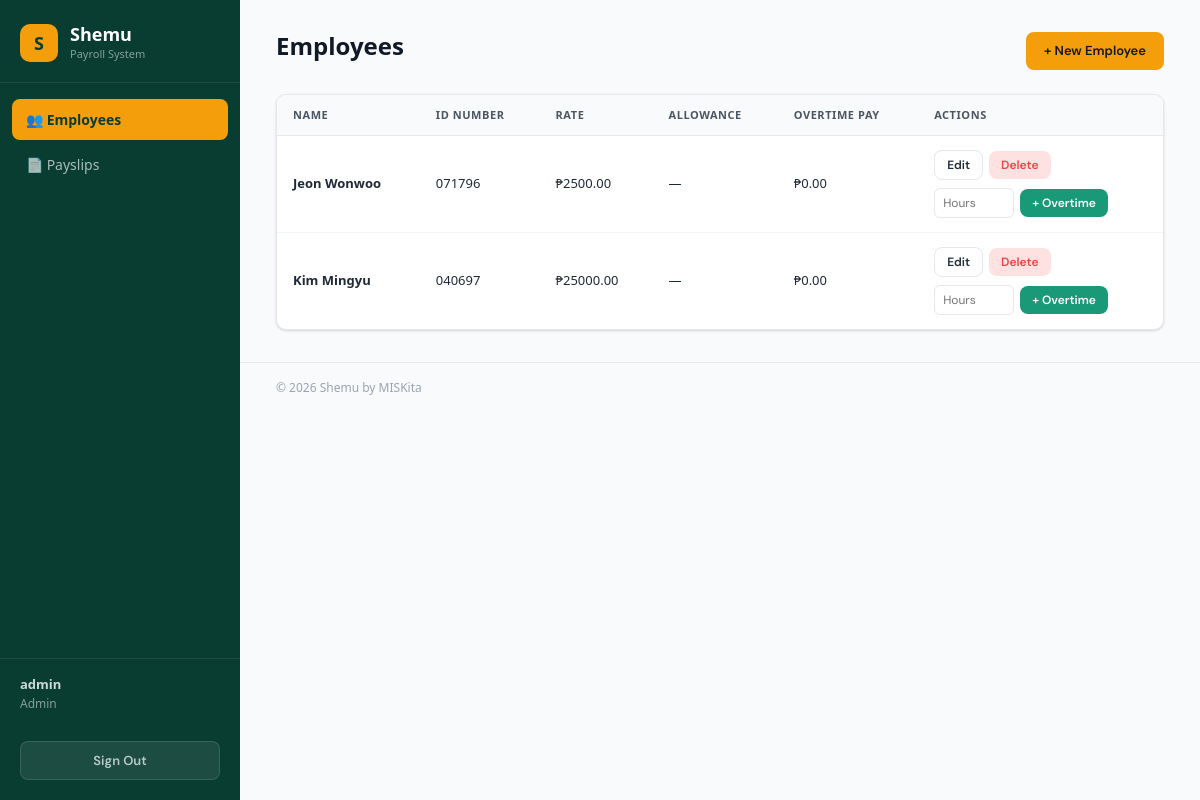
The app's page / (signed in), older data.
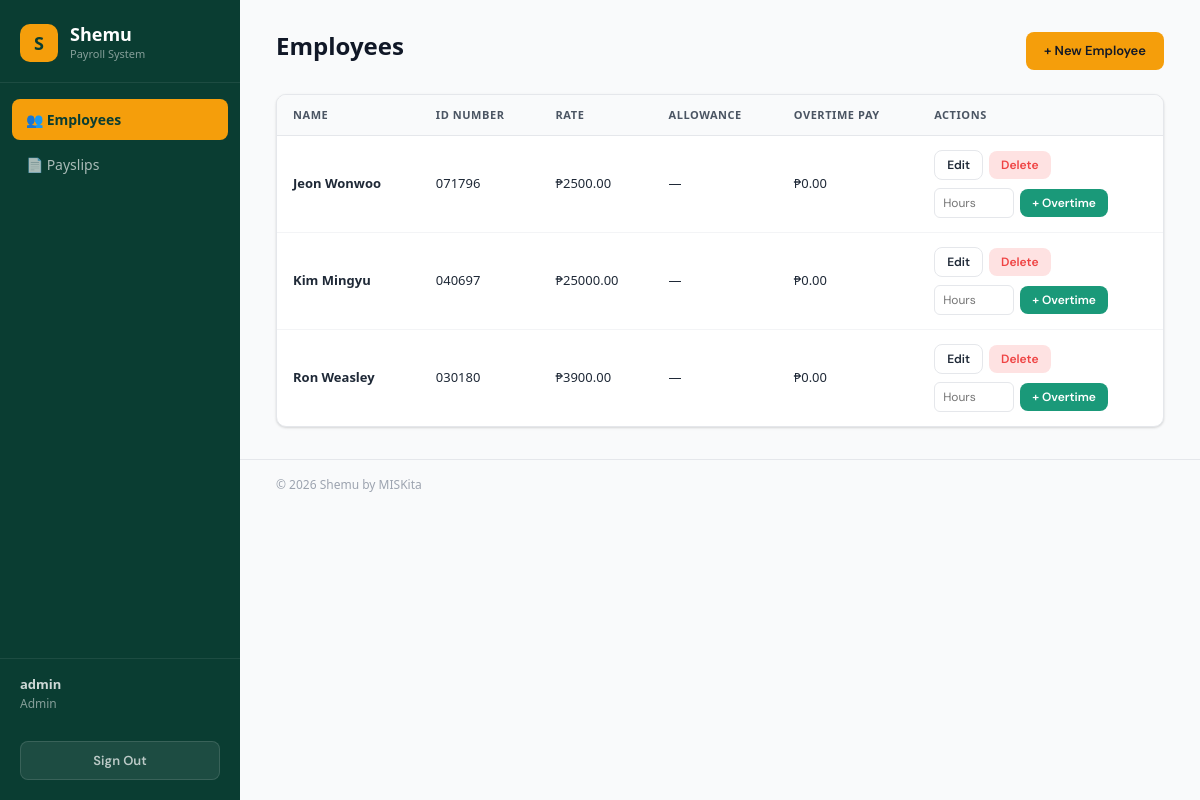
The same page, newer data.
### payroll_app/models.py (models this page shows, shortened)
class Employee(models.Model):
    name         = models.CharField(max_length=200)
    id_number    = models.CharField(max_length=100, unique=True)
    rate         = models.FloatField()
    overtime_pay = models.FloatField(null=True, blank=True)
    allowance    = models.FloatField(null=True, blank=True)

### payroll_app/views.py (the view)
# urls.py: path("", views.employee_list, name="employee_list"),
@login_required
def employee_list(request):
    if not _admin_required(request):
        return redirect('payslip_list')
    employees = Employee.objects.all().order_by('name')
    return render(request, 'payroll_app/employee_list.html', {
        'employees': employees,
        'is_admin': _admin_required(request),
    })

### payroll_app/views.py (called while the page is built)
def _admin_required(request):
    return request.user.is_superuser or request.user.is_staff

### payroll_app/templates/payroll_app/employee_list.html (shortened to what this page needs)
{% extends 'payroll_app/base.html' %}
{% block content %}
<div class="page-header">
  <h1>Employees</h1>
  <a href="{% url 'employee_create' %}" class="btn btn-primary">+ New Employee</a>
</div>
<div class="page-content">
  <div class="table-wrap">
    <table>
      <thead>
        <tr>
          <th>Name</th>
          <th>ID Number</th>
          <th>Rate</th>
          <th>Allowance</th>
          <th>Overtime Pay</th>
          <th>Actions</th>
        </tr>
      </thead>
      <tbody>
        {% for emp in employees %}
        <tr>
          <td><strong>{{ emp.name }}</strong></td>
          <td>{{ emp.id_number }}</td>
          <td>₱{{ emp.rate|floatformat:2 }}</td>
          <td>{% if emp.allowance %}₱{{ emp.allowance|floatformat:2 }}{% else %}—{% endif %}</td>
          <td>₱{{ emp.overtime_pay|default:"0.00"|floatformat:2 }}</td>
          <td>
            <div class="actions-cell">
              <div class="action-row">
                <a href="{% url 'employee_update' emp.pk %}" class="btn btn-outline btn-sm">Edit</a>
                <form method="post" action="{% url 'employee_delete' emp.pk %}" style="display:inline;">
                  <button class="btn btn-danger btn-sm" type="submit"
                    onclick="return confirm('Delete {{ emp.name }}?')">Delete</button>
                </form>
              </div>
              <div class="action-row">
                <form method="post" action="{% url 'employee_overtime' emp.pk %}" style="display:flex;gap:6px;align-items:center;">
                  <input class="ot-input" type="number" name="overtime_hours" placeholder="Hours" min="0" step="0.5">
                  <button class="btn btn-teal btn-sm" type="submit">+ Overtime</button>
                </form>
              </div>
            </div>
          </td>
        </tr>
        {% empty %}
        <tr>
          <td colspan="6" style="text-align:center; color: var(--gray-400); padding: 32px;">
            No employees yet. Click <strong>+ New Employee</strong> to add one.
          </td>
        </tr>
        {% endfor %}
      </tbody>
    </table>
  </div>
</div>
{% endblock %}

Row changes from the older to the newer data that the page shows:
added Employee: name "Ron Weasley", id_number "030180", rate "3900.00", overtime_pay "0.00"
